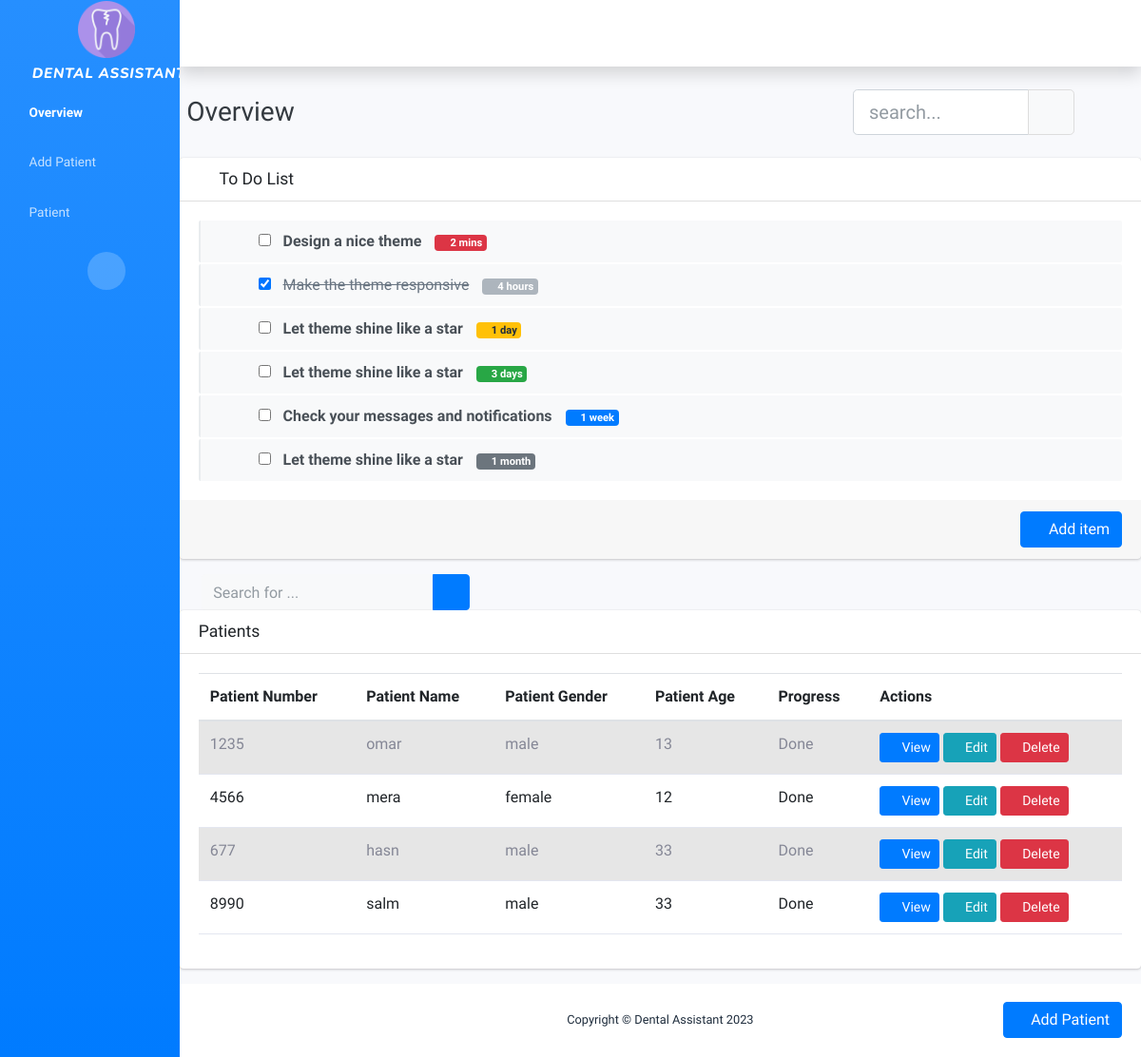
Before: / with the older database file.
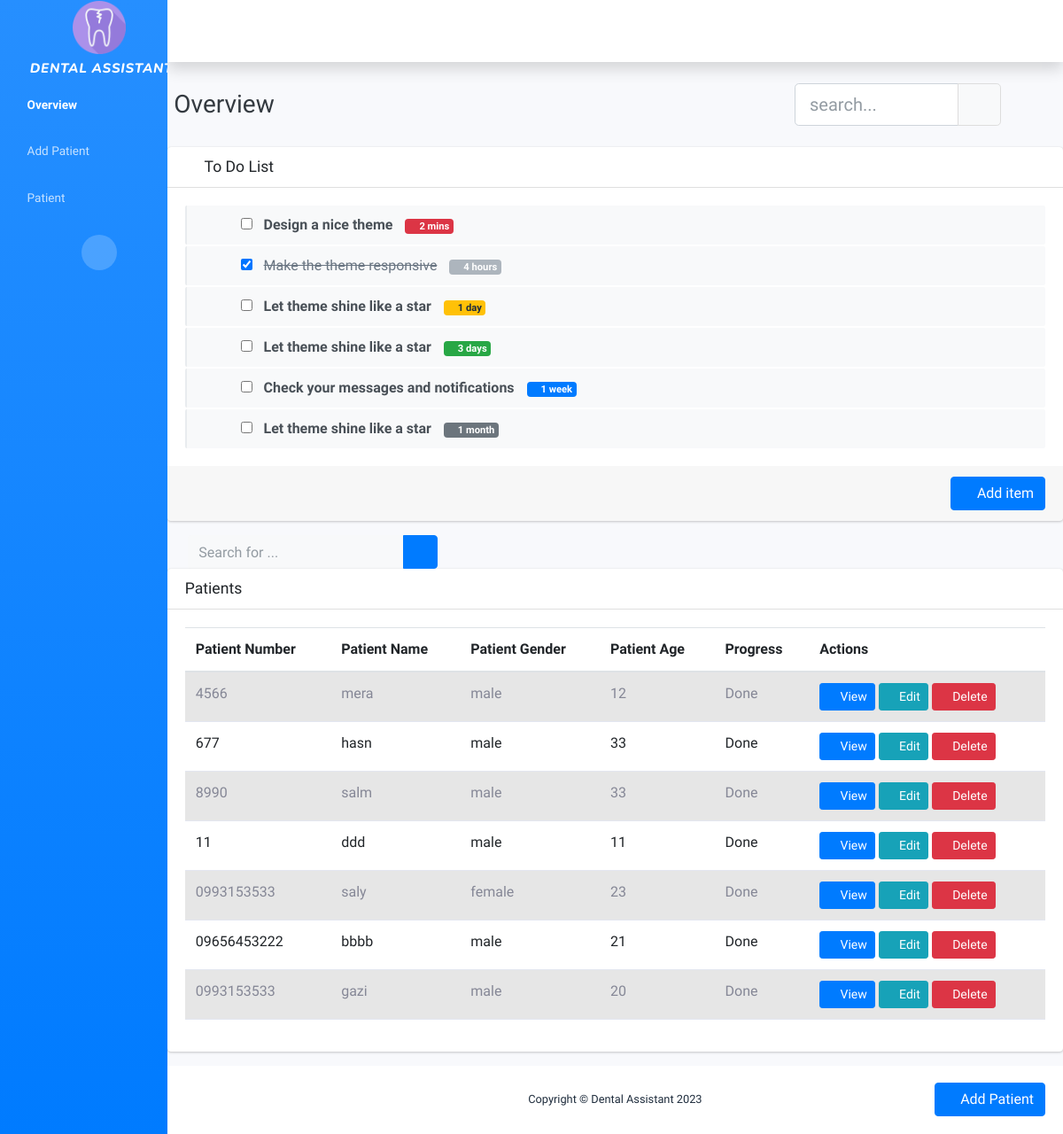
After: the same page with the newer database file.
### profiles/models.py (models this page shows, shortened)
class Profile(models.Model):
    genderChoices=[
        ('male','male'),
        ('female','female')
    ]
    name=models.CharField(max_length=100)
    phone_number = models.CharField(max_length=12,null=True,blank=True)
    age=models.CharField(max_length=100,null=True,blank=True)
    gender=models.CharField(max_length=10,choices= genderChoices)

### profiles/views.py (the view)
# urls.py: path('',views.profile,name='home'),
def profile(request):
    profile=Profile.objects.all()
    searchFilter=ProfileFilter(request.GET , queryset=profile)
    profile=searchFilter.qs
    context={'profile':profile , 'search':searchFilter}
    return render(request,'profile/home.html',context)

### templates/profile/home.html (shortened to what this page needs)
{% extends 'profile/main.html' %}
{% load static  %}
{% block content %}
    <div id="wrapper">
        <nav class="navbar navbar-dark align-items-start sidebar sidebar-dark accordion bg-gradient-primary p-0 h-auto">
            <div class="container-fluid d-flex flex-column p-0">
                <a class="navbar-brand d-flex justify-content-center align-items-center sidebar-brand m-0" href="#">
                    <div style="display: flex; flex-direction: column; align-items: center;">
                        <img src="{% static 'images/AdminLTELogo.png' %}" style="width: 60px; margin-bottom: 5px; padding-top: 20px;">
                        <div class="sidebar-brand-text" style="--bs-body-font-weight: bold;font-family: Nunito, sans-serif;font-style: italic;font-size: 15px; margin-left: 5px; text-align: center;">Dental Assistant</div>
                    </div>
                </a>
                <ul class="navbar-nav text-light" id="accordionSidebar" style="padding-top:20px ;">
                    <li class="nav-item"><a class="nav-link active" href="{% url 'home' %}"><i class="fas fa-clinic-medical"></i><span>Overview</span></a></li>
                    <li class="nav-item"><a class="nav-link" href="{% url 'create_profile' %}"><i class="icon ion-person-add"></i><span>Add Patient</span></a></li>
                    <li class="nav-item"><a class="nav-link" href="#patients"><i class="icon ion-person-stalker"></i><span>Patient</span></a></li>
                </ul>
                <div class="text-center d-none d-md-inline"><button class="btn rounded-circle border-0" id="sidebarToggle" type="button"></button></div>
            </div>
        </nav>
        <div class="d-flex flex-column" id="content-wrapper">
            <div id="content">
                <nav class="navbar navbar-light navbar-expand bg-white shadow mb-4 topbar static-top">
                    <a class="nav-link" data-widget="fullscreen" href="#" role="button">
                        <i class="fas fa-expand-arrows-alt"></i>
                    </a>
                </nav>
                <div class="container-fluid">
                    <div class="d-sm-flex justify-content-between align-items-center mb-4">
                        <h3 class="text-dark mb-0">Overview</h3>
                        <div class="row">
                            <div class="col-md-8 offset-md-2">
                                <form action="simple-results.html">
                                    <div class="input-group">
                                        <input type="search" class="form-control form-control-lg" placeholder="search...">
                                        <div class="input-group-append">
                                            <button type="submit" class="btn btn-lg btn-default">
                                                <i class="fa fa-search"></i>
                                            </button>
                                        </div>
                                    </div>
                                </form>
                            </div>
                        </div>
                    </div>
                </div>
                <section class="content ">
                    <div class="card">
                        <div class="card-header ui-sortable-handle" style="cursor: move;">
                            <h3 class="card-title">
                                <i class="ion ion-clipboard mr-1"></i> To Do List
                            </h3>
                        </div>
                        <div class="card-body">
                            <ul class="todo-list ui-sortable" data-widget="todo-list">
                                <li>
                                    <span class="handle ui-sortable-handle">
                                <i class="fas fa-ellipsis-v"></i>
                                <i class="fas fa-ellipsis-v"></i>
                              </span>
                                    <div class="icheck-primary d-inline ml-2">
                                        <input type="checkbox" value="" name="todo1" id="todoCheck1">
                                    </div>
                                    <span class="text">Design a nice theme</span>
                                    <small class="badge badge-danger"><i class="far fa-clock"></i> 2 mins</small>
                                </li>
                                <li class="done">
                                    <span class="handle ui-sortable-handle">
                                <i class="fas fa-ellipsis-v"></i>
                                <i class="fas fa-ellipsis-v"></i>
                              </span>
                                    <div class="icheck-primary d-inline ml-2">
                                        <input type="checkbox" value="" name="todo2" id="todoCheck2" checked="">
                                    </div>
                                    <span class="text">Make the theme responsive</span>
                                    <small class="badge badge-info"><i class="far fa-clock"></i> 4 hours</small>
                                </li>
                                <li>
                                    <span class="handle ui-sortable-handle">
                                <i class="fas fa-ellipsis-v"></i>
                                <i class="fas fa-ellipsis-v"></i>
                              </span>
                                    <div class="icheck-primary d-inline ml-2">
                                        <input type="checkbox" value="" name="todo3" id="todoCheck3">
                                    </div>
                                    <span class="text">Let theme shine like a star</span>
                                    <small class="badge badge-warning"><i class="far fa-clock"></i> 1 day</small>
                                </li>
                                <li>
                                    <span class="handle ui-sortable-handle">
                                <i class="fas fa-ellipsis-v"></i>
                                <i class="fas fa-ellipsis-v"></i>
                              </span>
                                    <div class="icheck-primary d-inline ml-2">
                                        <input type="checkbox" value="" name="todo4" id="todoCheck4">
                                    </div>
                                    <span class="text">Let theme shine like a star</span>
                                    <small class="badge badge-success"><i class="far fa-clock"></i> 3 days</small>
                                </li>
                                <li>
                                    <span class="handle ui-sortable-handle">
                                <i class="fas fa-ellipsis-v"></i>
                                <i class="fas fa-ellipsis-v"></i>
                              </span>
                                    <div class="icheck-primary d-inline ml-2">
                                        <input type="checkbox" value="" name="todo5" id="todoCheck5">
                                    </div>
                                    <span class="text">Check your messages and notifications</span>
                                    <small class="badge badge-primary"><i class="far fa-clock"></i> 1 week</small>
                                </li>
                                <li>
                                    <span class="handle ui-sortable-handle">
                                <i class="fas fa-ellipsis-v"></i>
                                <i class="fas fa-ellipsis-v"></i>
                              </span>
                                    <div class="icheck-primary d-inline ml-2">
                                        <input type="checkbox" value="" name="todo6" id="todoCheck6">
                                    </div>
                                    <span class="text">Let theme shine like a star</span>
                                    <small class="badge badge-secondary"><i class="far fa-clock"></i> 1 month</small>
                                </li>
                            </ul>
                        </div>
                        <div class="card-footer clearfix">
                            <button type="button" class="btn btn-primary float-right"><i class="fas fa-plus"></i> Add item</button>
                        </div>
                    </div>
                <div class="container-fluid"><button class="btn btn-link d-md-none rounded-circle me-3" id="sidebarToggleTop" type="button"></button>
                    <form class="d-none d-sm-inline-block me-auto ms-md-3 my-2 my-md-0 mw-100 navbar-search" id="searchFiled">
                        <div class="input-group"><input class="bg-light form-control border-0 small" type="text" placeholder="Search for ..."><button class="btn btn-primary py-0" type="button"><i class="fas fa-search"></i></button></div>
                    </form>
                </div>
                    <div class="card">
                        <div class="card-header">
                            <h3 class="card-title" id="patients">Patients</h3>
                        </div>
                        <div class="card-body">
                            <div class="table-responsive">
                                <table class="table table-striped">
                                    <thead>
                                        <tr>
                                            <th>Patient Number</th>
                                            <th>Patient Name</th>
                                            <th>Patient Gender</th>
                                            <th>Patient Age</th>
                                            <th>Progress </th>
                                            <th>Actions</th>
                                        </tr>
                                    </thead>
                                    <tbody>
                                        {% for i in profile %}
                                        <tr>
                                            <td>{{i.phone_number}}</td>
                                            <td>{{i.name}}</td>
                                            <td>{{i.gender}}</td>
                                            <td>{{i.age}}</td>
                                            <td>Done</td>
                                            <td>
                                                <a class="btn btn-primary btn-sm" href="#"><i class="fas fa-folder"></i> View</a>
                                                <a class="btn btn-info btn-sm" href="{% url 'update_profile' i.id %}"><i class="fas fa-pencil-alt"></i> Edit</a>
                                                <a class="btn btn-danger btn-sm" href="{% url 'delete_profile' i.id %}"><i class="fas fa-trash"></i> Delete</a>
                                            </td>
                                        </tr>
                                        {% endfor %}
                                    </tbody>
                                </table>
                            </div>
                        </div>
                    </div>
                    <a href="{% url 'create_profile' %}" class="btn btn-primary btn-rounded float-right" style="position: fixed; bottom: 20px; right: 20px;"><i class="fa fa-plus"></i> Add Patient</a>
                </section>
            </div>
            <footer class="bg-white sticky-footer ">
                <div class="container my-auto ">
                    <div class="text-center my-auto copyright "><span>Copyright © Dental Assistant 2023</span></div>
                </div>
            </footer>
        </div>
    </div>
{% endblock content %}

### templates/profile/main.html (shortened to what this page needs)
{% load static %}
<!DOCTYPE html>
<html>
<head>
    <link rel="stylesheet" href="{% static '/assets/bootstrap/css/bootstrap.min.css' %}">
    <link rel="stylesheet" href="{% static '/assets/fonts/fontawesome-all.min.css' %}">
    <link rel="stylesheet" href="assets/fonts/ionicons.min.css">
    <link rel="stylesheet" href="https://cdnjs.cloudflare.com/ajax/libs/jquery.tablesorter/2.31.2/css/theme.bootstrap_4.min.css">
    <link rel="stylesheet" href="https://cdnjs.cloudflare.com/ajax/libs/jqueryui/1.12.1/jquery-ui.min.css">
    <link rel="stylesheet" href="{% static '/assets/css/Ludens---1-Index-Table-with-Search--Sort-Filters-v20.css' %}">
    <link rel="stylesheet" href="{% static '/assets/css/Search-Input-Responsive-with-Icon.css' %}">
    <link rel="stylesheet" href="{% static '/plugins/fontawesome-free/css/all.min.css' %}">
    <link rel="stylesheet" href="{% static '/assets/css/adminlte.min.css' %}"></head>
<body>
{% block content %}
{% endblock content %}
</body>
</html>

Changed rows visible on the page:
removed Profile: phone_number "1235", name "omar", gender "male", age "13"
changed Profile "mera": gender "female" → "male"
added Profile: phone_number "11", name "ddd", gender "male", age "11"
added Profile: phone_number "0993153533", name "saly", gender "female", age "23"
added Profile: phone_number "09656453222", name "bbbb", gender "male", age "21"
added Profile: phone_number "0993153533", name "gazi", gender "male", age "20"
